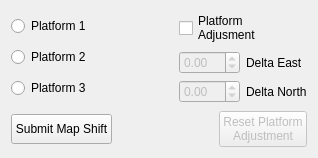
<?xml version="1.0" encoding="UTF-8"?>
<ui version="4.0">
 <class>shift_map_form</class>
 <widget class="QWidget" name="shift_map_form">
  <property name="geometry">
   <rect>
    <x>0</x>
    <y>0</y>
    <width>318</width>
    <height>158</height>
   </rect>
  </property>
  <property name="sizePolicy">
   <sizepolicy hsizetype="Minimum" vsizetype="Minimum">
    <horstretch>0</horstretch>
    <verstretch>0</verstretch>
   </sizepolicy>
  </property>
  <property name="minimumSize">
   <size>
    <width>318</width>
    <height>158</height>
   </size>
  </property>
  <property name="windowTitle">
   <string>Form</string>
  </property>
  <layout class="QVBoxLayout" name="verticalLayout_3">
   <item>
    <layout class="QHBoxLayout" name="horizontalLayout_2">
     <item>
      <layout class="QVBoxLayout" name="verticalLayout">
       <item>
        <widget class="QRadioButton" name="platform_one_radio">
         <property name="text">
          <string>Platform 1</string>
         </property>
         <attribute name="buttonGroup">
          <string notr="true">platform_button_group</string>
         </attribute>
        </widget>
       </item>
       <item>
        <widget class="QRadioButton" name="platform_two_radio">
         <property name="text">
          <string>Platform 2</string>
         </property>
         <attribute name="buttonGroup">
          <string notr="true">platform_button_group</string>
         </attribute>
        </widget>
       </item>
       <item>
        <widget class="QRadioButton" name="platform_three_radio">
         <property name="text">
          <string>Platform 3</string>
         </property>
         <attribute name="buttonGroup">
          <string notr="true">platform_button_group</string>
         </attribute>
        </widget>
       </item>
      </layout>
     </item>
     <item>
      <spacer name="horizontalSpacer">
       <property name="orientation">
        <enum>Qt::Horizontal</enum>
       </property>
       <property name="sizeHint" stdset="0">
        <size>
         <width>40</width>
         <height>20</height>
        </size>
       </property>
      </spacer>
     </item>
     <item>
      <layout class="QVBoxLayout" name="verticalLayout_2">
       <item>
        <widget class="QCheckBox" name="platform_adjustment_checkbox">
         <property name="text">
          <string>Platform
Adjusment</string>
         </property>
        </widget>
       </item>
       <item>
        <layout class="QFormLayout" name="formLayout">
         <item row="0" column="0">
          <widget class="QDoubleSpinBox" name="delta_east_spinbox">
           <property name="enabled">
            <bool>false</bool>
           </property>
           <property name="minimum">
            <double>-99.989999999999995</double>
           </property>
          </widget>
         </item>
         <item row="0" column="1">
          <widget class="QLabel" name="label">
           <property name="text">
            <string>Delta East</string>
           </property>
          </widget>
         </item>
         <item row="1" column="0">
          <widget class="QDoubleSpinBox" name="delta_north_spinbox">
           <property name="enabled">
            <bool>false</bool>
           </property>
           <property name="minimum">
            <double>-99.989999999999995</double>
           </property>
          </widget>
         </item>
         <item row="1" column="1">
          <widget class="QLabel" name="label_2">
           <property name="text">
            <string>Delta North</string>
           </property>
          </widget>
         </item>
        </layout>
       </item>
      </layout>
     </item>
    </layout>
   </item>
   <item>
    <layout class="QHBoxLayout" name="horizontalLayout">
     <item>
      <widget class="QPushButton" name="submit_map_shift_button">
       <property name="minimumSize">
        <size>
         <width>0</width>
         <height>30</height>
        </size>
       </property>
       <property name="text">
        <string>Submit Map Shift</string>
       </property>
      </widget>
     </item>
     <item>
      <spacer name="horizontalSpacer_2">
       <property name="orientation">
        <enum>Qt::Horizontal</enum>
       </property>
       <property name="sizeHint" stdset="0">
        <size>
         <width>40</width>
         <height>20</height>
        </size>
       </property>
      </spacer>
     </item>
     <item>
      <widget class="QPushButton" name="reset_platform_adjustment_button">
       <property name="enabled">
        <bool>false</bool>
       </property>
       <property name="minimumSize">
        <size>
         <width>0</width>
         <height>30</height>
        </size>
       </property>
       <property name="text">
        <string>Reset Platform
Adjustment</string>
       </property>
      </widget>
     </item>
    </layout>
   </item>
  </layout>
 </widget>
 <resources/>
 <connections>
  <connection>
   <sender>platform_adjustment_checkbox</sender>
   <signal>clicked(bool)</signal>
   <receiver>delta_east_spinbox</receiver>
   <slot>setEnabled(bool)</slot>
   <hints>
    <hint type="sourcelabel">
     <x>258</x>
     <y>20</y>
    </hint>
    <hint type="destinationlabel">
     <x>218</x>
     <y>79</y>
    </hint>
   </hints>
  </connection>
  <connection>
   <sender>platform_adjustment_checkbox</sender>
   <signal>clicked(bool)</signal>
   <receiver>delta_north_spinbox</receiver>
   <slot>setEnabled(bool)</slot>
   <hints>
    <hint type="sourcelabel">
     <x>258</x>
     <y>20</y>
    </hint>
    <hint type="destinationlabel">
     <x>218</x>
     <y>107</y>
    </hint>
   </hints>
  </connection>
  <connection>
   <sender>platform_adjustment_checkbox</sender>
   <signal>clicked(bool)</signal>
   <receiver>reset_platform_adjustment_button</receiver>
   <slot>setEnabled(bool)</slot>
   <hints>
    <hint type="sourcelabel">
     <x>225</x>
     <y>30</y>
    </hint>
    <hint type="destinationlabel">
     <x>252</x>
     <y>132</y>
    </hint>
   </hints>
  </connection>
 </connections>
 <buttongroups>
  <buttongroup name="platform_button_group"/>
 </buttongroups>
</ui>
